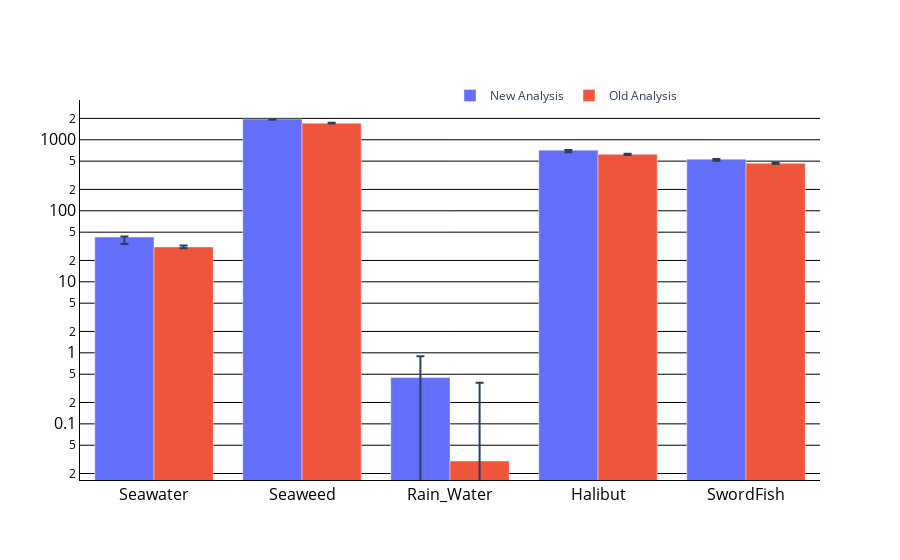

The code cell stored with this chart in its notebook:
### Code cell
fig = go.Figure()
fig.add_trace(go.Bar(
    name='New Analysis',
    x=results['Sample'], 
    y=y_values,
    error_y=dict(type='data', array=Act_std_up, arrayminus=Act_std_low_cut)
))
fig.add_trace(go.Bar( 
    name='Old Analysis',
    x=results['Sample'], 
    y=old_values,
    error_y=dict(type='data', array=old_unc)
))

fig.update_layout(yaxis_type="log")
fig.update_layout(plot_bgcolor='white')#,width=700, height=700)
fig.update_yaxes(showgrid=True,gridcolor='black',linecolor='black',tickcolor='black',
                 tickfont=dict(color='black', size=16))
fig.update_xaxes(linecolor='black',tickfont=dict(color='black', size=16))
fig.update_layout(legend_orientation="h",legend=dict(x=0.5, y=1.05))
fig.update_layout(barmode='group')

fig.show()

### Figure 1 — Plotly figure (JSON) as saved in the notebook; plotly's stock layout.template omitted (floating-point values rounded to 4 significant figures)
{"data": [{"error_y": {"array": [0.903, 4.39, 0.4484, 4.844, 2.653], "arrayminus": [8.488, 41.27, 4.215, 45.54, 24.94], "type": "data"}, "name": "New Analysis", "type": "bar", "x": ["Seawater", "Seaweed", "Rain_Water", "Halibut", "SwordFish"], "y": [42.66, 1957.0, 0.4484, 712.5, 533.1]}, {"error_y": {"array": [1.36, 22.03, 0.35, 12.87, 8.3], "type": "data"}, "name": "Old Analysis", "type": "bar", "x": ["Seawater", "Seaweed", "Rain_Water", "Halibut", "SwordFish"], "y": [31.01, 1716.0, 0.03, 623.4, 466.6]}], "layout": {"barmode": "group", "legend": {"orientation": "h", "x": 0.5, "y": 1.05}, "plot_bgcolor": "white", "xaxis": {"linecolor": "black", "tickfont": {"color": "black", "size": 16}}, "yaxis": {"gridcolor": "black", "linecolor": "black", "showgrid": true, "tickcolor": "black", "tickfont": {"color": "black", "size": 16}, "type": "log"}}}
